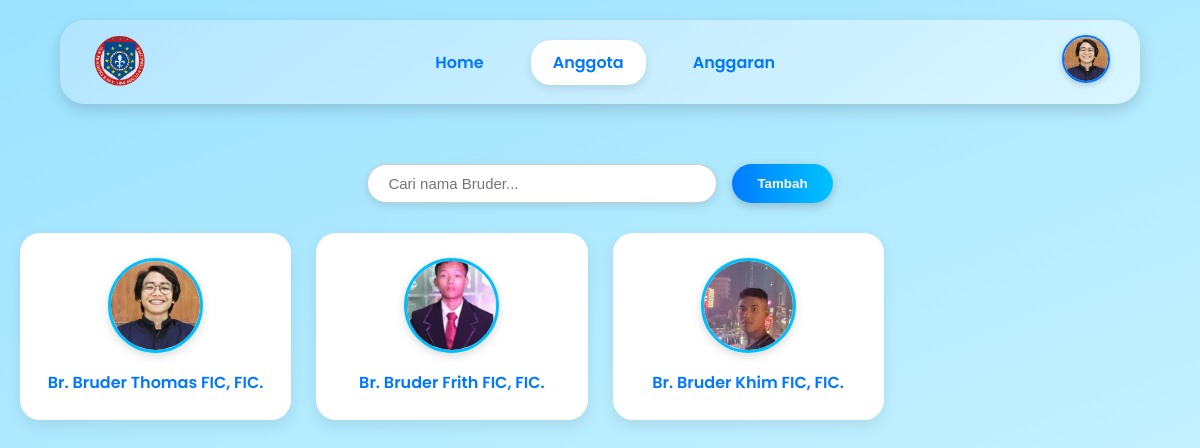
Screenshot of /anggota.php (signed in) with the database file from the repository.
### tables this page shows
CREATE TABLE `data_bruder` (
  `ID_bruder` int(11) NOT NULL,
  `nama_bruder` varchar(100) DEFAULT NULL,
  `gambar_bruder` varchar(255) DEFAULT NULL,
  `ttl_bruder` date DEFAULT NULL,
  `alamat_bruder` text DEFAULT NULL,
  `tahun_masuk_postulan` year(4) DEFAULT NULL,
  `tahun_prasetia_pertama` year(4) DEFAULT NULL,
  `tahun_kaul_kekal` year(4) DEFAULT NULL,
  `riwayat_tugas` text DEFAULT NULL,
  `unit_kerja` varchar(100) DEFAULT NULL,
  `alamat` varchar(255) DEFAULT NULL,
  `no_telp` varchar(20) DEFAULT NULL,
  `email` varchar(100) DEFAULT NULL,
  `foto` varchar(100) DEFAULT NULL
);

### anggota.php (the view, shortened to what this page needs)
<?php
try {
    $pdo = new PDO("mysql:host=localhost;dbname=ibd_kelompok6_brd", "root", "");
    $pdo->setAttribute(PDO::ATTR_ERRMODE, PDO::ERRMODE_EXCEPTION);
    $stmt = $pdo->prepare("
        SELECT db.foto
        FROM login_bruder lb
        LEFT JOIN data_bruder db ON lb.ID_bruder = db.ID_bruder
        WHERE lb.ID_bruder = ?
    ");
    $stmt->execute([$_SESSION['ID_bruder']]);
    $user = $stmt->fetch(PDO::FETCH_ASSOC);
    $foto = !empty($user['foto']) ? $user['foto'] : 'default.png';
    $stmt2 = $pdo->query("SELECT ID_bruder, nama_bruder, foto FROM data_bruder");
    $bruders = $stmt2->fetchAll(PDO::FETCH_ASSOC);
} catch (PDOException $e) {
    die("Koneksi atau query gagal: " . $e->getMessage());
}
?>
<!DOCTYPE html>
<html lang="id">
<head>
</head>
<body>
    <header>
        <img src="foto/logo.png" alt="Logo" class="logo">
        <nav>
            <a href="dashboard_eco.php">Home</a>
            <a href="anggota.php" class="active">Anggota</a>
            <?php if ($_SESSION['status'] === 'econom'): ?>
                <a href="anggaran_eco.php">Anggaran</a>
            <?php else: ?>
                <a href="#" onclick="alert('Anggaran hanya bisa diakses oleh Ekonom!'); return false;">Anggaran</a>
            <?php endif; ?>
        </nav>
        <div class="profile-wrapper" onclick="toggleDropdown()">
            <img src="foto/<?= htmlspecialchars($foto) ?>" alt="Foto Bruder" class="profile-pic">
        </div>
    </header>
    <main>
        <div class="search-container">
            <input type="text" id="searchInput" placeholder="Cari nama Bruder...">
            <button class="btn-simpan"><a href="tambah.php">Tambah</a></button>
        </div>
        <div class="grid" id="anggotaGrid">
            <?php foreach ($bruders as $b): ?>
                <a href="detail_bruder.php?id=<?= $b['ID_bruder'] ?>" class="card">
                    <img src="foto/<?= htmlspecialchars($b['foto']) ?>" alt="Foto Bruder">
                    <p>Br. <?= htmlspecialchars($b['nama_bruder']) ?>, FIC.</p>
                </a>
            <?php endforeach; ?>
        </div>
    </main>
</body>
</html>

### anggota.php (style rules this page uses)
* { margin: 0; padding: 0; box-sizing: border-box; }
body { font-family: 'Poppins', sans-serif; background: linear-gradient(to bottom right, #9be2ff, #c4f1ff); color: #333; }
header { background: linear-gradient(145deg, #b3e5ff, #d9f6ff); box-shadow: 0 6px 15px rgba(0,0,0,0.15); padding: 12px 30px; display: flex; align-items: center; justify-content: space-between; position: sticky; top: 0; z-index: 1000; border-radius: 25px; margin: 20px auto; width: 90%; }
.logo { height: 60px; }
nav { display: flex; gap: 25px; }
nav a { color: #0077ff; font-weight: 600; text-decoration: none; padding: 10px 22px; border-radius: 20px; transition: all 0.3s ease; }
nav a.active { background: white; color: #0077ff; box-shadow: 0 4px 10px rgba(0,0,0,0.1); }
.profile-wrapper { position: relative; cursor: pointer; }
.profile-pic { width: 48px; height: 48px; border-radius: 50%; object-fit: cover; border: 2px solid #0077ff; box-shadow: 0 2px 6px rgba(0,0,0,0.2); }
main { padding: 40px 20px; max-width: 1200px; margin: auto; }
.search-container { display: flex; justify-content: center; gap: 15px; margin-bottom: 30px; }
#searchInput { width: 350px; padding: 10px 20px; border-radius: 30px; border: 1px solid #ccc; font-size: 15px; background: white; box-shadow: 0 3px 8px rgba(0,0,0,0.1); }
.btn-simpan { background: linear-gradient(to right, #007bff, #00c3ff); border: none; border-radius: 30px; padding: 10px 25px; color: white; font-weight: bold; cursor: pointer; box-shadow: 0 3px 10px rgba(0,0,0,0.2); transition: background 0.3s; }
.btn-simpan a { color: white; text-decoration: none; }
.grid { display: grid; grid-template-columns: repeat(auto-fill, minmax(220px, 1fr)); gap: 25px; }
.card { background: white; border-radius: 20px; padding: 25px 20px; box-shadow: 0 6px 15px rgba(0,0,0,0.08); transition: all 0.3s ease; text-align: center; text-decoration: none; }
.card img { width: 95px; height: 95px; border-radius: 50%; object-fit: cover; margin-bottom: 10px; border: 3px solid #00bfff; box-shadow: 0 3px 10px rgba(0,0,0,0.15); }
.card p { font-weight: 600; font-size: 16px; color: #0077ff; text-decoration: none; }

### rows the page displays
data_bruder: foto (picture), nama_bruder "Bruder Thomas FIC"
data_bruder: foto (picture), nama_bruder "Bruder Frith FIC"
data_bruder: foto (picture), nama_bruder "Bruder Khim FIC"
